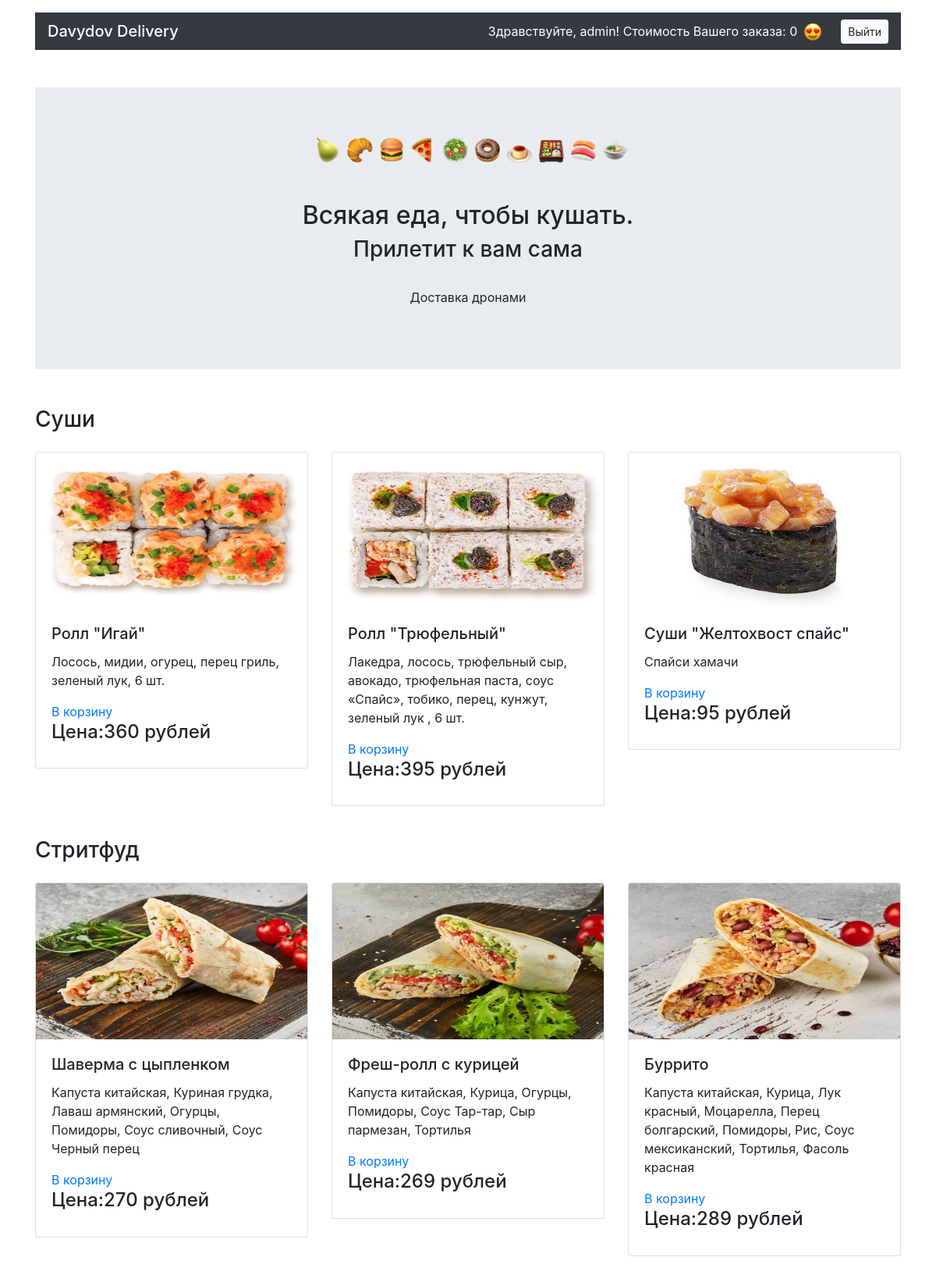
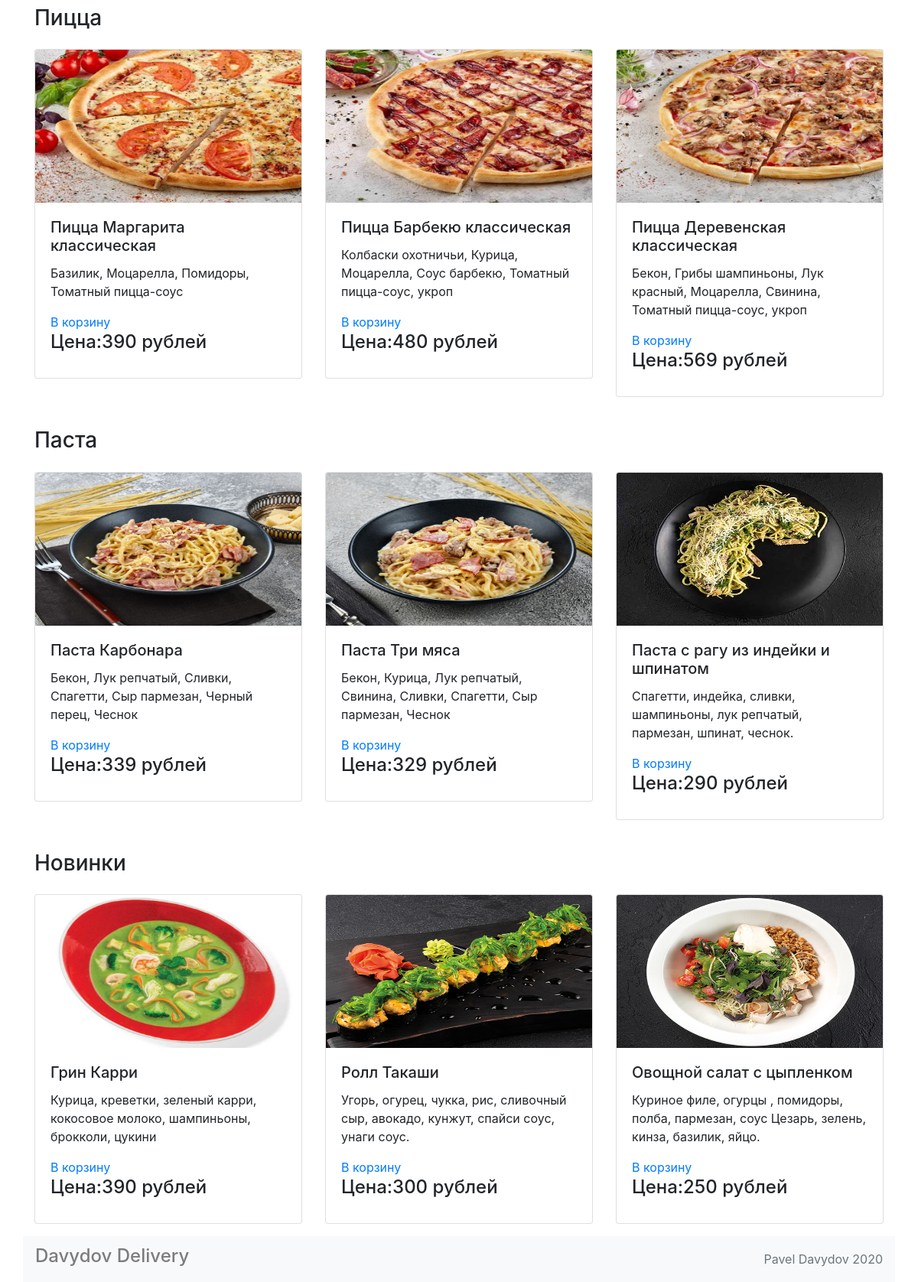
The page / (signed in) on the database its author committed (2 pictures, top to bottom).
### models.py (models this page shows)
class Category(db.Model):
    __tablename__ = "categories"
    id = db.Column(db.Integer, primary_key=True)
    title = db.Column(db.String(100))
    foods = db.relationship("Food", secondary=food_categories, back_populates="categories")

class Food(db.Model):
    __tablename__ = "foods"
    id = db.Column(db.Integer, primary_key=True)
    title = db.Column(db.String(100))
    price = db.Column(db.Integer)
    description = db.Column(db.String(255))
    picture = db.Column(db.String(100))
    categories = db.relationship("Category", secondary=food_categories, back_populates="foods")
    orders = db.relationship("Order", secondary=orders_foods, back_populates="foods")

### views.py (the view)
@app.route('/')
def home_page():
    dict_food = dict()
    categories = db.session.query(Category).all()
    for category in categories:
        food_id = Category.query.filter(Category.id == category.id).scalar()
        dict_food.setdefault(category.title, sample(food_id.foods, 3))  # 3 - last three meals from list
    return render_template("main.html", dict_food=dict_food, login=get_login(), cart=get_cart())

### common.py (called while the page is built)
def get_login():
    return True if session.get('id_user') else False

def get_sum_price():
    cart = '' if not session.get('cart') else session.get('cart')
    return sum(map(get_price, cart))

def get_cart():
    return f'Здравствуйте, {get_user_name()}! Стоимость Вашего заказа: {get_sum_price()}' if get_login() else ''

def get_user_name():
    if session.get('id_user'):
        user = db.session.query(User).get(session.get('id_user'))
        return user.name

### templates/main.html (shortened to what this page needs)
{% extends 'base.html' %}
{% block container %}
<body>
  <main class="container mt-3">
    <section class="my-5 jumbotron jumbotron-fluid">
      <div class="text-center">
        <img class="ml-2" alt="" width="401" height="33">
        <h1 class="h2 mt-5 m-2">Всякая еда, чтобы кушать.</h1>
        <h2 class="h3">Прилетит к вам сама</h2>
        <p class="pt-4">Доставка дронами</p>
      </div>
    </section>
    {% for category, foods in dict_food.items() %}
      <section>
        <h3 class="my-4">{{ category }}</h3>
        <div class="row mt-4">
          {% for food in foods %}
          <div class="col-12 col-md-4">
            <div class="card mb-3">
              <img src=static/pictures/{{ food.picture }} width="300" height="200" class="card-img-top" alt="">
              <div class="card-body">
                <h4 class="h5 card-title">{{ food.title }}</h4>
                <p class="card-text">{{ food.description }}</p>
                <a href="/addtocart/{{ food.id }}/" btn btn-danger">В корзину</a>
                <h4 class="h4 card-title"> Цена:{{ food.price }} рублей</h4>
              </div>
            </div>
          </div>
        {% endfor %}
      </section>
    {% endfor %}
{% endblock %}

### templates/main.html (style rules this page uses)
html { position: relative; min-height: 100%; }
body { margin-bottom: 60px; }

### rows shown on the page
Category: title "Суши"
Food: picture (picture), title "Ролл \"Игай\"", description "Лосось, мидии, огурец, перец гриль, зеленый лук, 6 шт.", price "360"
Food: picture (picture), title "Ролл \"Трюфельный\"", description "Лакедра, лосось, трюфельный сыр, авокадо, трюфельная паста, соус «Спайс», тобико, перец, кунжут, зеленый лук , 6 шт.", price "395"
Food: picture (picture), title "Суши \"Желтохвост спайс\"", description "Спайси хамачи", price "95"
Category: title "Стритфуд"
Food: picture (picture), title "Шаверма с цыпленком", description "Капуста китайская, Куриная грудка, Лаваш армянский, Огурцы, Помидоры, Соус сливочный, Соус Черный перец", price "270"
Food: picture (picture), title "Фреш-ролл с курицей", description "Капуста китайская, Курица, Огурцы, Помидоры, Соус Тар-тар, Сыр пармезан, Тортилья", price "269"
Food: picture (picture), title "Буррито", description "Капуста китайская, Курица, Лук красный, Моцарелла, Перец болгарский, Помидоры, Рис, Соус мексиканский, Тортилья, Фасоль красная", price "289"
Category: title "Пицца"
Food: picture (picture), title "Пицца Маргарита классическая", description "Базилик, Моцарелла, Помидоры, Томатный пицца-соус", price "390"
Food: picture (picture), title "Пицца Барбекю классическая", description "Колбаски охотничьи, Курица, Моцарелла, Соус барбекю, Томатный пицца-соус, укроп", price "480"
Food: picture (picture), title "Пицца Деревенская классическая", description "Бекон, Грибы шампиньоны, Лук красный, Моцарелла, Свинина, Томатный пицца-соус, укроп", price "569"
Category: title "Паста"
Food: picture (picture), title "Паста Карбонара", description "Бекон, Лук репчатый, Сливки, Спагетти, Сыр пармезан, Черный перец, Чеснок", price "339"
Food: picture (picture), title "Паста Три мяса", description "Бекон, Курица, Лук репчатый, Свинина, Сливки, Спагетти, Сыр пармезан, Чеснок", price "329"
Food: picture (picture), title "Паста с рагу из индейки и шпинатом", description "Спагетти, индейка, сливки, шампиньоны, лук репчатый, пармезан, шпинат, чеснок.", price "290"
Category: title "Новинки"
Food: picture (picture), title "Грин Карри", description "Курица, креветки, зеленый карри, кокосовое молоко, шампиньоны, брокколи, цукини", price "390"
Food: picture (picture), title "Ролл Такаши", description "Угорь, огурец, чукка, рис, сливочный сыр, авокадо, кунжут, спайси соус, унаги соус.", price "300"
Food: picture (picture), title "Овощной салат с цыпленком", description "Куриное филе, огурцы , помидоры, полба, пармезан, соус Цезарь, зелень, кинза, базилик, яйцо.", price "250"

### other values the page prints
{{ cart }} "Здравствуйте, admin! Стоимость Вашего заказа: 0"
